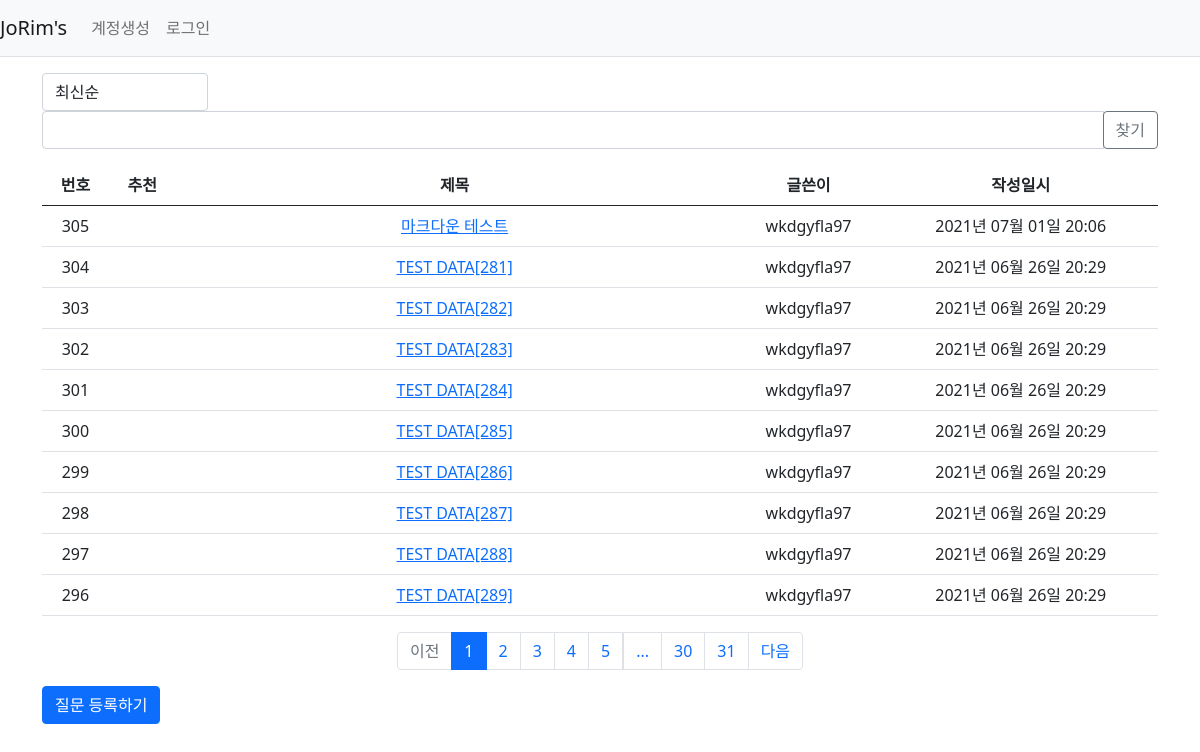
Page /question/list/ on the committed database.
### pybo/models.py (models this page shows)
class Question(db.Model):
    id = db.Column(db.Integer, primary_key=True)
    subject = db.Column(db.String(200), nullable=False)
    content = db.Column(db.Text(), nullable=False)
    create_date = db.Column(db.DateTime(), nullable=False)
    user_id = db.Column(db.Integer, db.ForeignKey('user.id', ondelete='CASCADE'), nullable=False)
    user = db.relationship('User', backref=db.backref('question_set'))
    modify_date = db.Column(db.DateTime(), nullable=True)
    voter = db.relationship('User', secondary=question_voter, backref=db.backref('question_voter_set'))

class User(db.Model):
    id = db.Column(db.Integer, primary_key=True)
    username = db.Column(db.String(150), unique=True, nullable=False)
    password = db.Column(db.String(200), nullable=False)
    email = db.Column(db.String(120), unique=True, nullable=False)

### pybo/views/question_views.py (the view, shortened to what this page needs)
@bp.route('/list/')
def _list():
    page = request.args.get('page', type=int, default=1)
    kw = request.args.get('kw', type=str, default='')
    so = request.args.get('so', type=str, default='recent')
    if so == 'recommend':
        sub_query = db.session.query(question_voter.c.question_id, func.count('*').label('num_voter')) \
            .group_by(question_voter.c.question_id).subquery()
        question_list = Question.query \
            .outerjoin(sub_query, Question.id == sub_query.c.question_id) \
            .order_by(sub_query.c.num_voter.desc(), Question.create_date.desc())
    elif so == 'popular':
        sub_query = db.session.query(Answer.question_id, func.count('*').label('num_answer')) \
            .group_by(Answer.question_id).subquery()
        question_list = Question.query \
            .outerjoin(sub_query, Question.id == sub_query.c.question_id) \
            .order_by(sub_query.c.num_answer.desc(), Question.create_date.desc())
    else:  # recent
        question_list = Question.query.order_by(Question.create_date.desc())
    question_list = question_list.paginate(page, per_page=10)
    return render_template('question/question_list.html', question_list=question_list, page=page, kw=kw, so=so)

### pybo/filter.py (called while the page is built)
def format_datetime(value, fmt='%Y년 %m월 %d일 %H:%M'):
    return value.strftime(fmt)

### pybo/views/auth_views.py (called while the page is built)
@bp.before_app_request
def load_logged_in_user():
    user_id = session.get('user_id')
    if user_id is None:
        g.user = None
    else:
        g.user = User.query.get(user_id)

### pybo/templates/question/question_list.html (shortened to what this page needs)
{% extends 'base.html' %}
{% block content %}
<div class="container my-3">
    <div class="row justify-content-between my-3">
        <div class="col-2">
            <select class="form-control so">
                <option value="recent" {% if so=='recent' %}selected{% endif %}>최신순</option>
            </select>
        </div>
        <div class="col-4 input-group">
            <input type="text" class="form-control kw" value="{{ kw or '' }}">
            <div class="input-group-append">
                <button class="btn btn-outline-secondary" type="button" id="btn_search">찾기</button>
            </div>
        </div>
    </div>
    <table class="table">
        <thead>
        <tr class="text-center thead-dark">
            <th>번호</th>
            <th>추천</th>
            <th style="width:50%">제목</th>
            <th>글쓴이</th>
            <th>작성일시</th>
        </tr>
        </thead>
        <tbody>
        {% if question_list %}
        {% for question in question_list.items %}
        <tr class="text-center">
            <td>{{ question_list.total - ((question_list.page-1) * question_list.per_page) - loop.index0 }}</td>
            <td>
            </td>
            <td class="text-left">
                <a href="{{ url_for('question.detail', question_id=question.id) }}">{{ question.subject }}</a>
            </td>
            <td>{{ question.user.username }}</td>
            <td>{{ question.create_date|datetime }}</td>
        </tr>
        {% endfor %}
        {% else %}
        <tr>
            <td colspan="3">질문이 없습니다.</td>
        </tr>
        {% endif %}
        </tbody>
    </table>
    <ul class="pagination justify-content-center">
        {% if question_list.has_prev %}
        <li class="page-item">
            <a class="page-link" data-page="{{ question_list.prev_num }}" href="#">이전</a>
        </li>
        {% else %}
        <li class="page-item disabled">
            <a class="page-link" tabindex="-1" aria-disabled="true" href="#">이전</a>
        </li>
        {% endif %}
        {% for page_num in question_list.iter_pages() %}
            {% if page_num %}
                {% if page_num != question_list.page %}
                <li class="page-item">
                    <a class="page-link" data-page="{{ page_num }}" href="#">{{ page_num }}</a>
                </li>
                {% else %}
                <li class="page-item active" aria-current="page">
                    <a class="page-link" href="#">{{ page_num }}</a>
                </li>
                {% endif %}
           {% else %}
                <li class="disabled">
                    <a class="page-link" href="#">...</a>
                </li>
           {% endif %}
        {% endfor %}
        {% if question_list.has_next %}
        <li class="page-item">
            <a class="page-link" data-page="{{ question_list.next_num }}" href="#">다음</a>
        </li>
        {% else %}
        <li class="page-item disabled">
            <a class="page-link" tabindex="-1" aria-disabled="true" href="#">다음</a>
        </li>
        {% endif %}
    </ul>
    <a href="{{ url_for('question.create') }}" class="btn btn-primary">질문 등록하기</a>
</div>
{% endblock %}

### pybo/templates/base.html (shortened to what this page needs)
<!DOCTYPE html>
<html lang="ko">
<head>
    <link rel="stylesheet" href="{{ url_for('static', filename='bootstrap.min.css') }}">
    <link rel="stylesheet" href="{{ url_for('static', filename='style.css') }}">
</head>
<body>
{% include "navbar.html" %}
{% block content %}
{% endblock %}
</body>
</html>

### pybo/templates/navbar.html (shortened to what this page needs)
<nav class="navbar navbar-expand-lg navbar-light bg-light border-bottom">
  <a class="navbar-brand" href="{{ url_for('main.index') }}">JoRim's</a>
  <div class="collapse navbar-collapse flex-grow-0" id="navbarNav">
    {% if g.user %}
    <ul class="nav-item">
      <li class="nav-item">
        <a class="nav-link" href="{{ url_for('auth.logout') }}">{{ g.user.username }} (로그아웃)</a>
      </li>
    </ul>
    {% else %}
    <ul class="navbar-nav">
      <li class="nav-item">
        <a class="nav-link" href="{{ url_for('auth.signup') }}">계정생성</a>
      </li>
      <li class="nav-item">
        <a class="nav-link" href="{{ url_for('auth.login') }}">로그인</a>
      </li>
    </ul>
    {% endif %}
  </div>
</nav>

### rows in the picture
Question: id "305", subject "마크다운 테스트", user.username "wkdgyfla97", create_date "2021년 07월 01일 20:06"
Question: total "304", subject "TEST DATA[281]", user.username "wkdgyfla97", create_date "2021년 06월 26일 20:29"
Question: total "303", subject "TEST DATA[282]", user.username "wkdgyfla97", create_date "2021년 06월 26일 20:29"
Question: total "302", subject "TEST DATA[283]", user.username "wkdgyfla97", create_date "2021년 06월 26일 20:29"
Question: total "301", subject "TEST DATA[284]", user.username "wkdgyfla97", create_date "2021년 06월 26일 20:29"
Question: total "300", subject "TEST DATA[285]", user.username "wkdgyfla97", create_date "2021년 06월 26일 20:29"
Question: total "299", subject "TEST DATA[286]", user.username "wkdgyfla97", create_date "2021년 06월 26일 20:29"
Question: total "298", subject "TEST DATA[287]", user.username "wkdgyfla97", create_date "2021년 06월 26일 20:29"
Question: total "297", subject "TEST DATA[288]", user.username "wkdgyfla97", create_date "2021년 06월 26일 20:29"
Question: total "296", subject "TEST DATA[289]", user.username "wkdgyfla97", create_date "2021년 06월 26일 20:29"

### other values in the picture
{{ page_num }} "1"
{{ page_num }} "2" "3" "4" "5" "30" "31"
